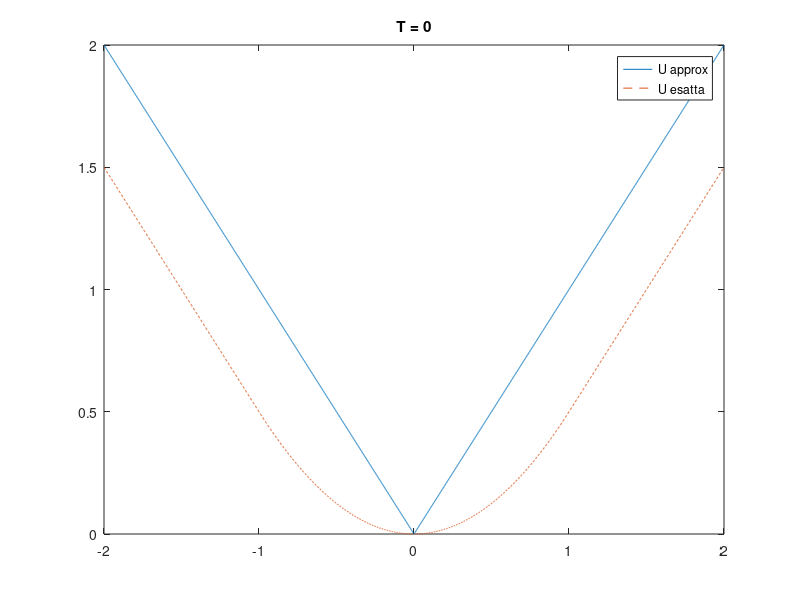

Write MATLAB code to recreate this figure. (Note: this script raises an error after producing the figure.)
clc
clear 
close all

T = 1;
dt = 0.1;
dx = 0.001;
Nt = floor(T/dt);
h = 0.01;
a = -1:h:1;

id = input("1. Burgers 2. H(p) = |p| 3. eikonale evolutiva \n");
id = max(mod(floor(id),4),1);

L = @(a) 0.5*abs(a)^2*(id == 1) + 0*(id == 2) + 1*(id == 3);
b = 1*(id == 3) + 2*(id ~= 3);
x = -b:dx:b;
U0 = abs(x);
U = U0;
U1(:,1) = U0;
for  n = 1:Nt    
    U_new = inf(size(U));
    for i = 1:length(a)
        xs = x - a(i)*dt;
        bound_index = xs >= x(1) & xs <= x(end);
        xs_bound = xs(bound_index);
        pos = (xs_bound-x(1))/dx +1;
        k = floor(pos);
        k = max(1, min(length(x)-1, k));

        w = pos - k;
        Us = (1-w).*U(k) + w.*U(k+1);
        Ui = dt*L(a(i)) + Us;
        U_new(bound_index) = min(U_new(bound_index),Ui);
    end 
    mask_inf = isinf(U_new);
    if any(mask_inf)
        U_new(mask_inf) = U(mask_inf); 
    end
    
    if id == 3 %condizione bordo eikonale
        U_new(1) = 0;
        U_new(end) = 0;
    end
    U = U_new;
    U1(:,n+1) = U;
end

switch id
    case 1
        f = @(x,t) (abs(x) - t*0.5).*(abs(x) > t) + (0.5*abs(x).^2/t).*(abs(x) <= t);
    case 2
        f = @(x,t) (abs(x) - t).*(abs(x) > t) + (zeros(1,length(x))).*(abs(x) <= t);
    case 3
        f = @(x,t) 2 - abs(x);
end

err = norm(U1(:,end)' - f(x,T),inf);

p = plot(x,U1(:,1),x,f(x,T),"--");
legend("U approx","U esatta");
title("T = 0");
xlim([-b b]);
ylim([0 b]);
for n = 1:Nt
    p(1).YData = U1(:,n+1);
    title("T = " + n*dt);
    drawnow
    pause(0.1)
end
